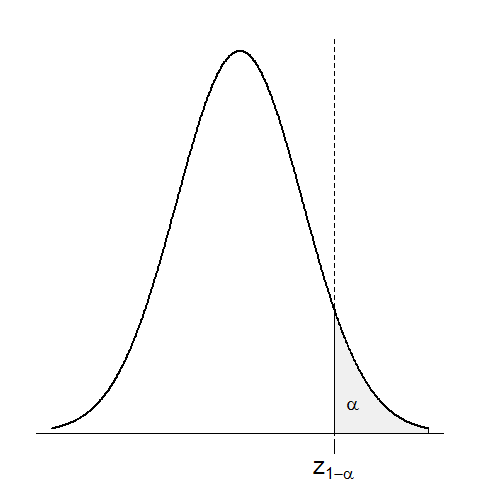

Write the R code that produced this figure.
# creating values a as a sequence from -3 to 3
a = seq(from = -3, to = 3, by = 0.01)
# calculating the densities of these values given the default mean=0 sd=1 normal distribution
b = dnorm(a)

# margins (bottom,left,top,right) , font style, axis label size
par(mai = c(b = 0.5, l = 0.5, t = 0.5, r = 0.5), font = 4, cex.axis = 1.5)
# axis numeration switched off, line width=2
plot(x = a, y = b, type = "l", ylab = "", xlab = "", axes = F, lwd = "2")
# 2 horizontal lines
abline(h = 0)
abline(v = 1.5, lty = 2)
# create and label x-axis
axis(1, at = 1.5, labels = expression(z[1 - alpha]))
# Filling LEFT
polygon(x = c(1.5, rev(a[451:601])), y = c(0, 0, rev(b[452:601])), col = "gray94")
# write alpha in the area of interest
text(1.8, 0.03, expression(alpha), cex = 1.2) 
